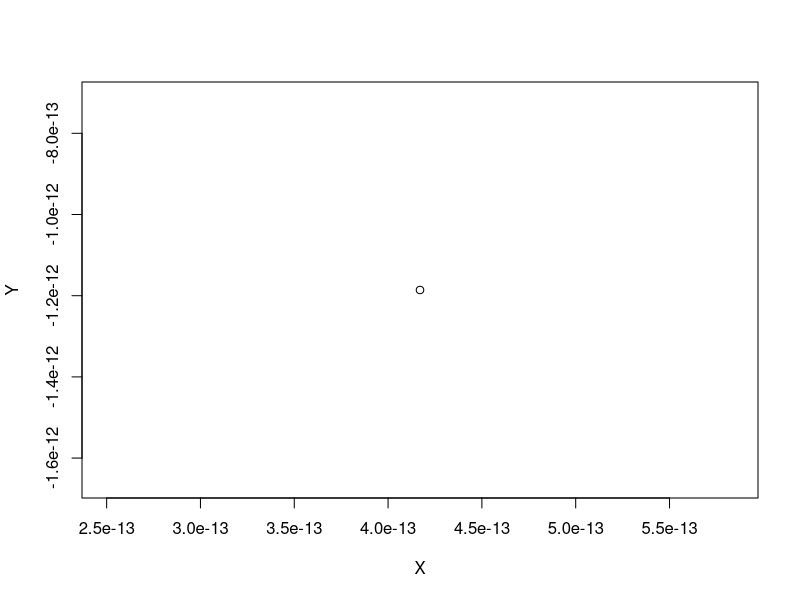
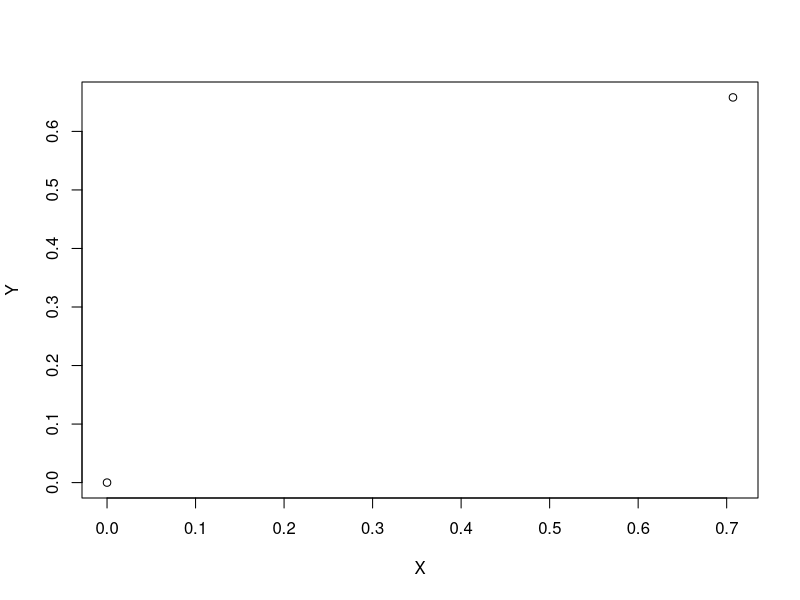
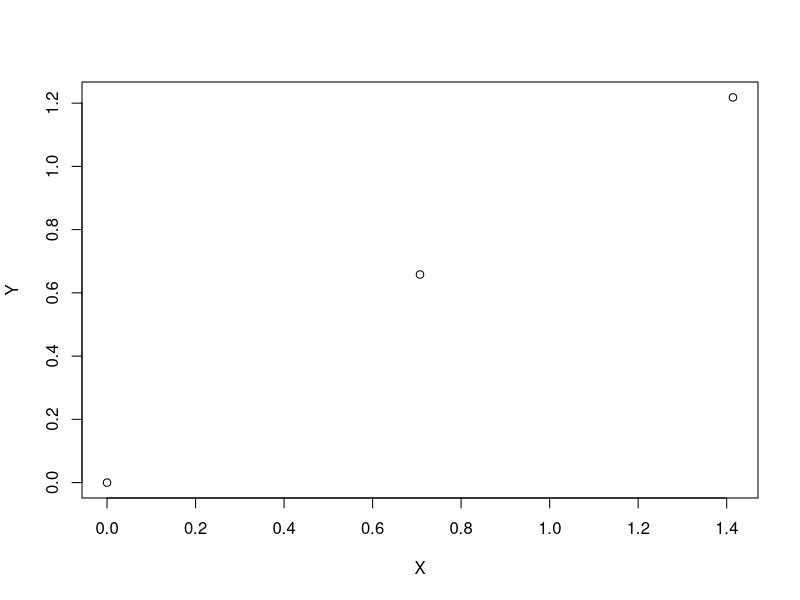
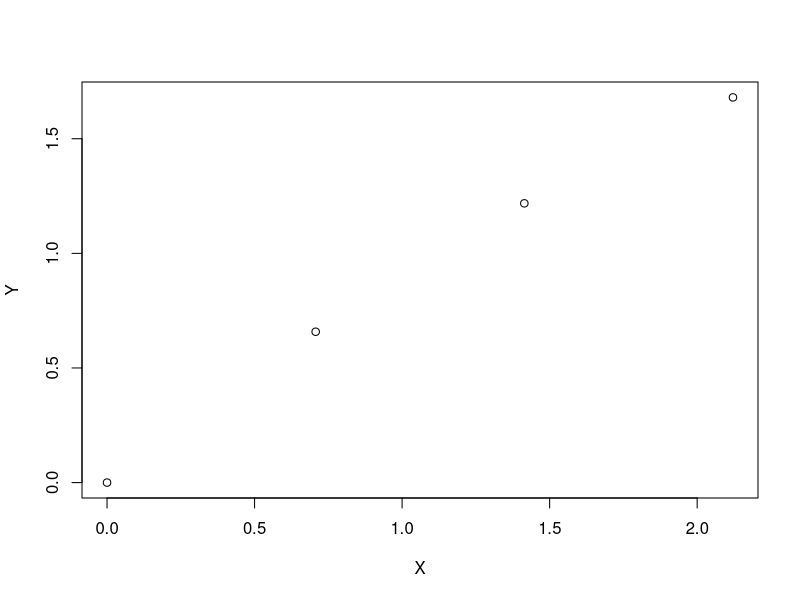
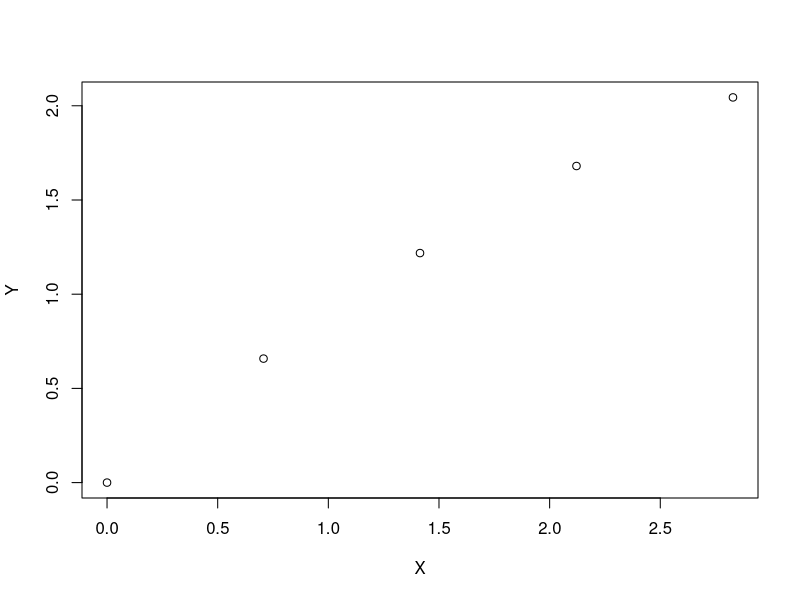
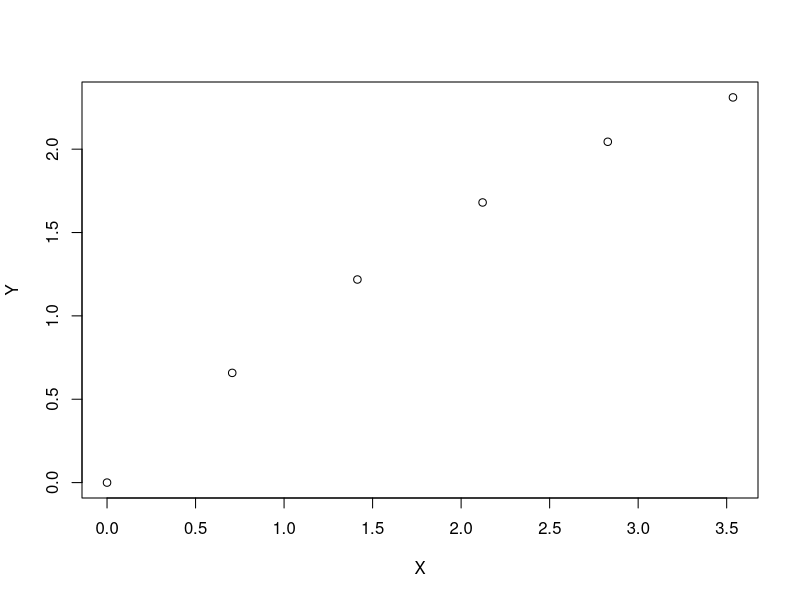
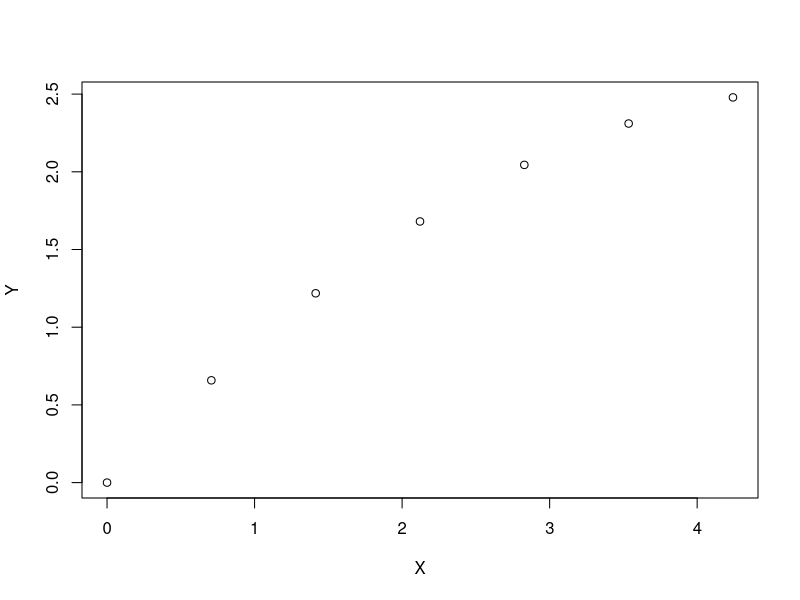
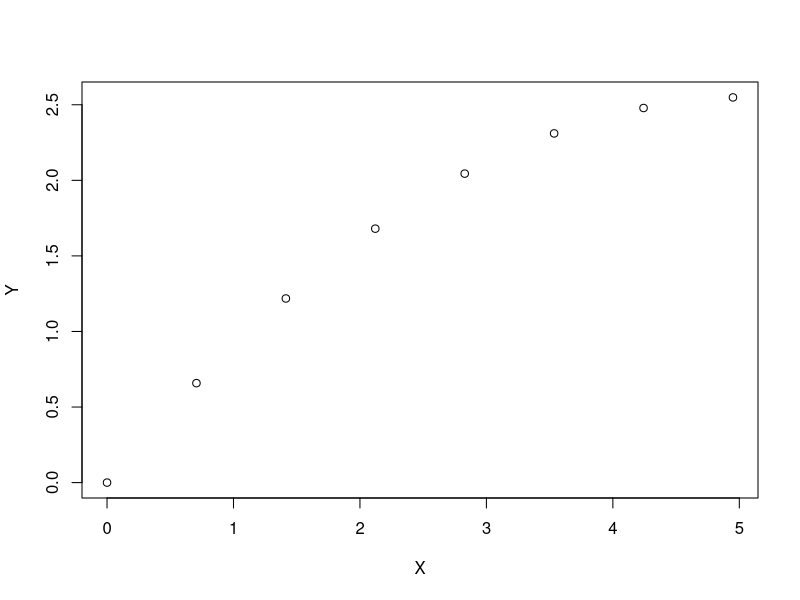

Here is the R script that generated these plots, in order:
# Import Data
#projectileData = read.csv(file.choose(new = FALSE), header = FALSE)
projectileData = read.csv('projectiles.csv', header = FALSE)
attach(projectileData)
head(projectileData, 10)

# Cleaning/Formatting Data
dataLength = nrow(projectileData)
X0=c()
X1=c()
Y0=c()
Y1=c()
RESULT_X=c()
RESULT_Y=c()
TIME_SINCE_LAUNCH=c()
i = 1
while (i <= dataLength) {
  end = 2
  while((i+end) <= dataLength && V1[i+end] != 0) {
    X0 = append(X0, V2[i])
    X1 = append(X1, V2[i+1])
    Y0 = append(Y0, V3[i])
    Y1 = append(Y1, V3[i+1])
    RESULT_X = append(RESULT_X, V2[i+end])
    RESULT_Y = append(RESULT_Y, V3[i+end])
    TIME_SINCE_LAUNCH = append(TIME_SINCE_LAUNCH, (end)*0.1)
    end = end + 1
  }
  if  ((i+2) <= dataLength && V1[i+2] == 0) {
    i = i+1
  }
  i = i+1
}

# Generate Model
xModel = lm(RESULT_X ~ X0 + X0*TIME_SINCE_LAUNCH + X1*TIME_SINCE_LAUNCH)
yModel = lm(RESULT_Y ~ Y0 + Y0*TIME_SINCE_LAUNCH + Y1*TIME_SINCE_LAUNCH + TIME_SINCE_LAUNCH + I(TIME_SINCE_LAUNCH^2))
summary(xModel)
summary(yModel)

# This function calculates the trajectory of a projectile till it hits the ground or till 100 seconds elapse (whichever is first)
# given the x and y coordinates of the projectile (measured 0.1s apart)
calculateTrajectory <- function(x0, x1, y0, y1) {
  X = c()
  Y = c()
  for (time in seq(0, 100, by=0.1)) {

    newXdata <- data.frame(X0=c(x0),
                           X1=c(x1),
                           TIME_SINCE_LAUNCH=c(time))
    newYdata <- data.frame(Y0=c(y0),
                           Y1=c(y1),
                           TIME_SINCE_LAUNCH=c(time))
    
    #use the fitted model to predict the value for the new observation
    newX = predict(xModel, newdata = newXdata)
    newY = predict(yModel, newdata = newYdata)
    if (newY[1] < 0 && time != 0) {
      break
    }
    str = sprintf("Time: %s | Coordinates: (%s, %s)", time, newX[1], newY[1])
    print(str)
    X = append(X, newX[1])
    Y = append(Y, newY[1]) 
    plot(X,Y)
  }

}

# Evaluate Model:
#A1
calculateTrajectory(0.0 ,0.707106781187, 0.0, 0.658106781187)
calculateTrajectory(0.0 ,0.5437847, 0.0, 0.20457096)
